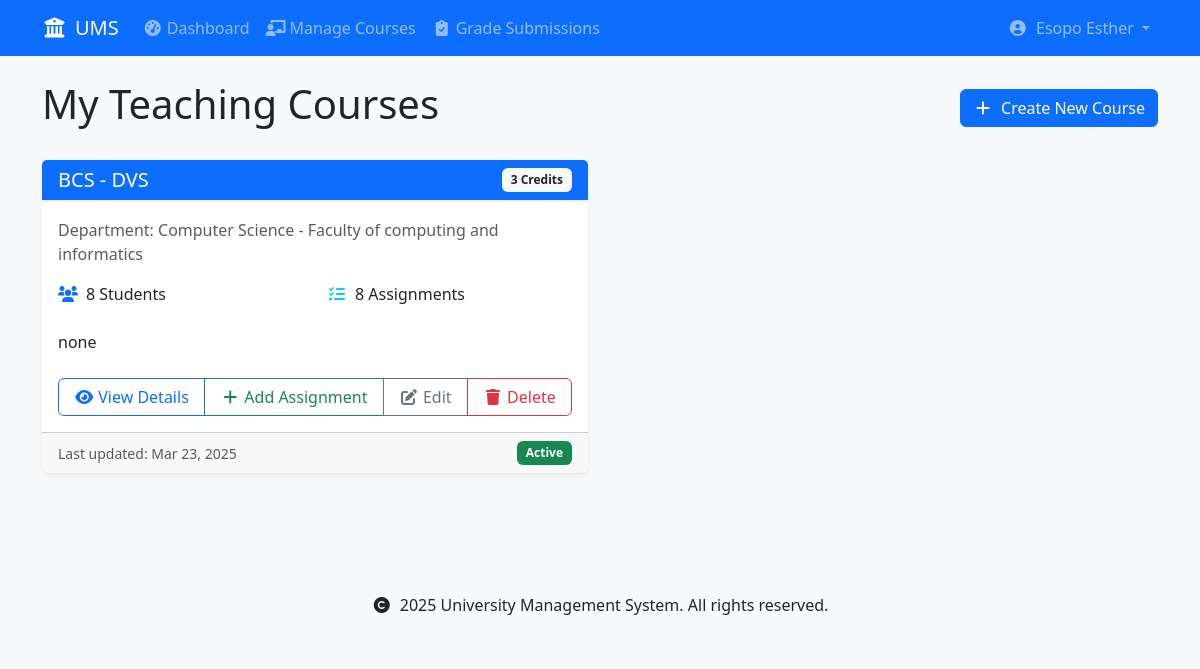
Screenshot of /courses/teaching/ (signed in) with the database file from the repository.
### accounts/models.py (models this page shows, shortened)
class User(AbstractUser):
    USER_TYPE_CHOICES = [
        ('student', 'Student'),
        ('lecturer', 'Lecturer'),
    ]
    user_type = models.CharField(max_length=10, choices=USER_TYPE_CHOICES)
    registration_number = models.CharField(max_length=20, unique=True, null=True, blank=True)
    staff_number = models.CharField(max_length=20, unique=True, null=True, blank=True)
    department = models.ForeignKey('schools.Department', on_delete=models.SET_NULL, null=True)
    class Meta:
        db_table = 'accounts_user'
        verbose_name = 'User'
        verbose_name_plural = 'Users'
    def is_student(self):
        return self.user_type == 'student'
    def is_lecturer(self):
        return self.user_type == 'lecturer'

### courses/models.py (models this page shows, shortened)
class Course(models.Model):
    code = models.CharField(max_length=10, unique=True)
    name = models.CharField(max_length=100)
    department = models.ForeignKey(
        'schools.Department',
        on_delete=models.CASCADE,
        related_name='courses'
    )
    lecturer = models.ForeignKey(
        settings.AUTH_USER_MODEL,
        on_delete=models.SET_NULL,  # Changed from CASCADE to SET_NULL
        related_name='courses_teaching',
        limit_choices_to={'user_type': 'lecturer'},
        null=True  # Allow null for existing records
    )
    description = models.TextField(blank=True)
    credits = models.PositiveIntegerField(
        validators=[MinValueValidator(1), MaxValueValidator(6)],
        default=3  # Default number of credits
    )
    is_active = models.BooleanField(default=True)
    created_at = models.DateTimeField(auto_now_add=True)
    updated_at = models.DateTimeField(auto_now=True)
    class Meta:
        ordering = ['department', 'code']
        unique_together = ['department', 'code']

### schools/models.py (models this page shows, shortened)
class Department(models.Model):
    name = models.CharField(max_length=100)
    code = models.CharField(max_length=10, unique=True)
    school = models.ForeignKey(School, on_delete=models.CASCADE, related_name='departments')
    description = models.TextField(blank=True)
    required_courses = models.ManyToManyField('courses.Course', related_name='required_by_departments', blank=True)
    created_at = models.DateTimeField(auto_now_add=True)
    updated_at = models.DateTimeField(auto_now=True)
    def __str__(self):
        return f"{self.name} - {self.school.name}"
    class Meta:
        ordering = ['school__name', 'name']
        unique_together = ['school', 'code']  # Ensure unique department codes within each school

class School(models.Model):
    name = models.CharField(max_length=100)
    code = models.CharField(max_length=10, unique=True)
    description = models.TextField(blank=True)
    created_at = models.DateTimeField(auto_now_add=True)
    updated_at = models.DateTimeField(auto_now=True)
    class Meta:
        ordering = ['name']

### courses/views.py (the view)
# urls.py: path('teaching/', views.teaching_courses, name='teaching_courses'),
@login_required
def teaching_courses(request):
    if not request.user.is_lecturer():
        messages.error(request, 'Only lecturers can view their teaching courses.')
        return redirect('courses:course_list')
    courses = Course.objects.filter(
        lecturer=request.user
    ).select_related('department').annotate(
        student_count=Count('enrollments'),
        assignment_count=Count('assignments')
    )
    return render(request, 'courses/teaching_courses.html', {'courses': courses})

### templates/courses/teaching_courses.html (shortened to what this page needs)
{% extends 'base.html' %}
{% load custom_filters %}
{% block content %}
<div class="container">
    <div class="d-flex justify-content-between align-items-center mb-4">
        <h1>My Teaching Courses</h1>
        <a href="{% url 'courses:create_course' %}" class="btn btn-primary">
            <i class="fas fa-plus me-2"></i>Create New Course
        </a>
    </div>
    {% if courses %}
        <div class="row">
            {% for course in courses %}
                <div class="col-lg-6 mb-4">
                    <div class="card h-100">
                        <div class="card-header bg-primary text-white">
                            <div class="d-flex justify-content-between align-items-center">
                                <h5 class="card-title mb-0">{{ course.code }} - {{ course.name }}</h5>
                                <span class="badge bg-light text-dark">{{ course.credits }} Credits</span>
                            </div>
                        </div>
                        <div class="card-body">
                            <p class="text-muted mb-3">Department: {{ course.department }}</p>
                            <div class="row mb-3">
                                <div class="col-sm-6">
                                    <div class="d-flex align-items-center mb-2">
                                        <i class="fas fa-users text-primary me-2"></i>
                                        <span>{{ course.student_count }} Students</span>
                                    </div>
                                </div>
                                <div class="col-sm-6">
                                    <div class="d-flex align-items-center mb-2">
                                        <i class="fas fa-tasks text-info me-2"></i>
                                        <span>{{ course.assignment_count }} Assignments</span>
                                    </div>
                                </div>
                            </div>
                            <p class="mb-4">{{ course.description|truncatewords:30 }}</p>
                            <div class="btn-group w-100" role="group">
                                <a href="{% url 'courses:course_detail' course.id %}"
                                   class="btn btn-outline-primary">
                                    <i class="fas fa-eye me-1"></i>View Details
                                </a>
                                <a href="{% url 'assignments:create_assignment' course.id %}"
                                   class="btn btn-outline-success">
                                    <i class="fas fa-plus me-1"></i>Add Assignment
                                </a>
                                <a href="{% url 'courses:edit_course' course.id %}"
                                   class="btn btn-outline-secondary">
                                    <i class="fas fa-edit me-1"></i>Edit
                                </a>
                                <button type="button"
                                        class="btn btn-outline-danger"
                                        data-bs-toggle="modal"
                                        data-bs-target="#deleteCourseModal{{ course.id }}">
                                    <i class="fas fa-trash me-1"></i>Delete
                                </button>
                            </div>
                        </div>
                        <div class="card-footer">
                            <div class="d-flex justify-content-between align-items-center">
                                <small class="text-muted">
                                    Last updated: {{ course.updated_at|date:"M d, Y" }}
                                </small>
                                <span class="badge {% if course.is_active %}bg-success{% else %}bg-danger{% endif %}">
                                    {{ course.is_active|yesno:"Active,Inactive" }}
                                </span>
                            </div>
                        </div>
                    </div>
                </div>
            {% endfor %}
        </div>
    {% endif %}
</div>
{% endblock %}

### templates/base.html (shortened to what this page needs)
{% load static %}
<!DOCTYPE html>
<html lang="en">
<head>
    <link href="https://cdn.jsdelivr.net/npm/bootstrap@5.3.0/dist/css/bootstrap.min.css" rel="stylesheet">
    <link href="https://cdnjs.cloudflare.com/ajax/libs/font-awesome/6.0.0/css/all.min.css" rel="stylesheet">
    <link href="{% static 'css/custom.css' %}" rel="stylesheet">
</head>
<body>
    <nav class="navbar navbar-expand-lg navbar-dark bg-primary">
        <div class="container">
            <a class="navbar-brand" href="{% url 'home' %}">
                <i class="fas fa-university me-2"></i>UMS
            </a>
            <div class="collapse navbar-collapse" id="navbarNav">
                <ul class="navbar-nav me-auto">
                    {% if user.is_authenticated %}
                        {% if user.is_student %}
                            <li class="nav-item">
                                <a class="nav-link" href="{% url 'accounts:student_dashboard' %}">
                                    <i class="fas fa-tachometer-alt me-1"></i>Dashboard
                                </a>
                            </li>
                            <li class="nav-item">
                                <a class="nav-link" href="{% url 'courses:my_courses' %}">
                                    <i class="fas fa-book me-1"></i>My Courses
                                </a>
                            </li>
                            <li class="nav-item">
                                <a class="nav-link" href="{% url 'assignments:assignment_list' %}">
                                    <i class="fas fa-tasks me-1"></i>Assignments
                                </a>
                            </li>
                            <li class="nav-item">
                                <a class="nav-link" href="{% url 'assignments:my_submissions' %}">
                                    <i class="fas fa-file-alt me-1"></i>My Submissions
                                </a>
                            </li>
                        {% elif user.is_lecturer %}
                            <li class="nav-item">
                                <a class="nav-link" href="{% url 'accounts:lecturer_dashboard' %}">
                                    <i class="fas fa-tachometer-alt me-1"></i>Dashboard
                                </a>
                            </li>
                            <li class="nav-item">
                                <a class="nav-link" href="{% url 'courses:teaching_courses' %}">
                                    <i class="fas fa-chalkboard-teacher me-1"></i>Manage Courses
                                </a>
                            </li>
                            <li class="nav-item">
                                <a class="nav-link" href="{% url 'assignments:pending_submissions' %}">
                                    <i class="fas fa-clipboard-check me-1"></i>Grade Submissions
                                </a>
                            </li>
                        {% endif %}
                    {% endif %}
                </ul>
                <ul class="navbar-nav">
                    {% if user.is_authenticated %}
                        <li class="nav-item dropdown">
                            <a class="nav-link dropdown-toggle" href="#" id="userDropdown" role="button"
                               data-bs-toggle="dropdown" aria-expanded="false">
                                <i class="fas fa-user-circle me-1"></i>
                                {{ user.get_full_name|default:user.username }}
                            </a>
                        </li>
                    {% endif %}
                </ul>
            </div>
        </div>
    </nav>
    <main class="py-4">
        {% block content %}
        {% endblock %}
    </main>
    <footer class="bg-light py-4 mt-5">
        <div class="container text-center">
            <p class="mb-0">
                <i class="fas fa-copyright me-1"></i>
                {% now "Y" %} University Management System. All rights reserved.
            </p>
        </div>
    </footer>
</body>
</html>

### static/css/custom.css (style rules this page uses)
body { background-color: #f8f9fa; }
.card { border: none; box-shadow: 0 0.125rem 0.25rem rgba(0, 0, 0, 0.075); transition: transform 0.2s; }
.card-header { background-color: #fff; border-bottom: 2px solid #f0f0f0; }
.badge { padding: 0.5em 0.75em; }
.badge.bg-success { background-color: #198754 !important; }
.fas { width: 1.25em; text-align: center; }

### rows the page displays
User: get_full_name "Esopo Esther"
Course: code "BCS", name "DVS", credits "3", department "Computer Science - Faculty of computing and informatics", student_count "8", assignment_count "8", description "none", updated_at "Mar 23, 2025", is_active "Active"
